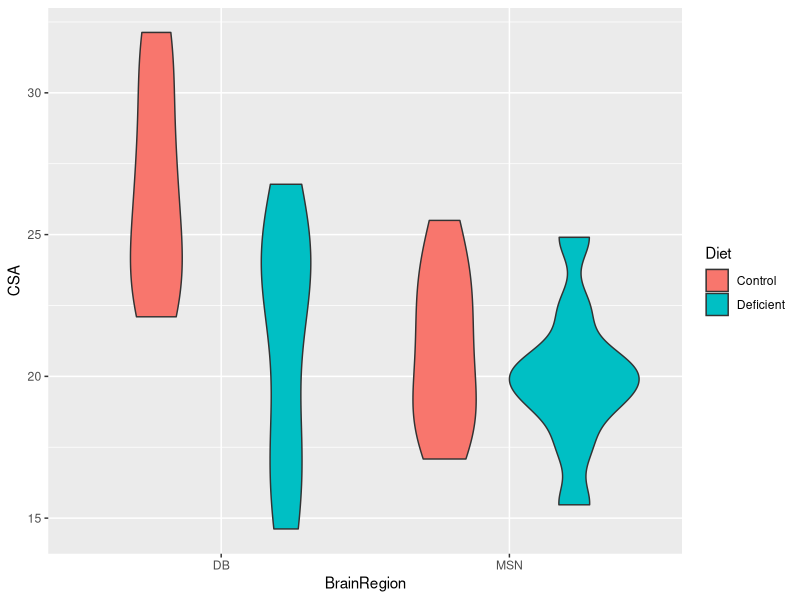
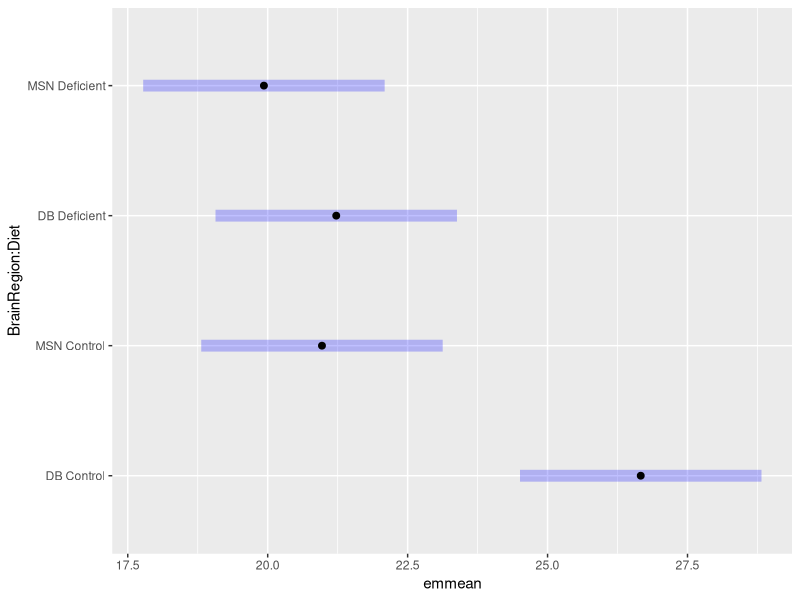
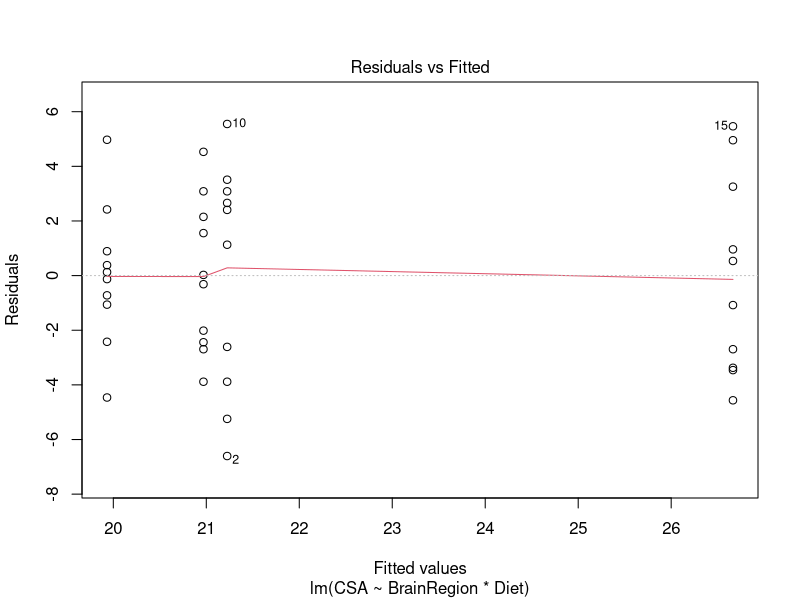
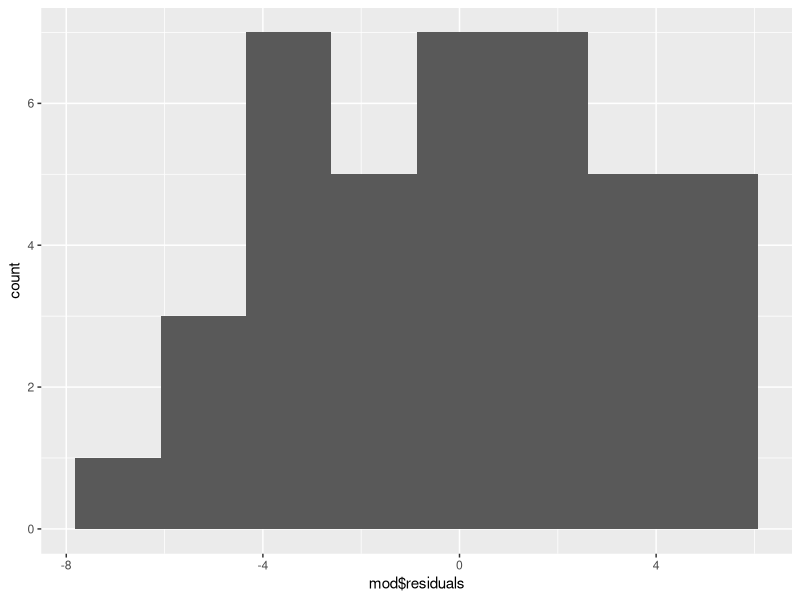
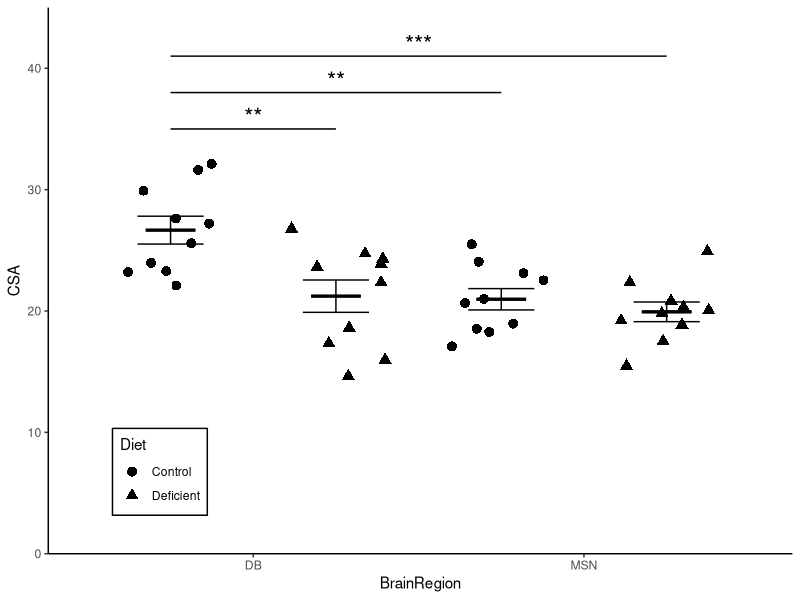
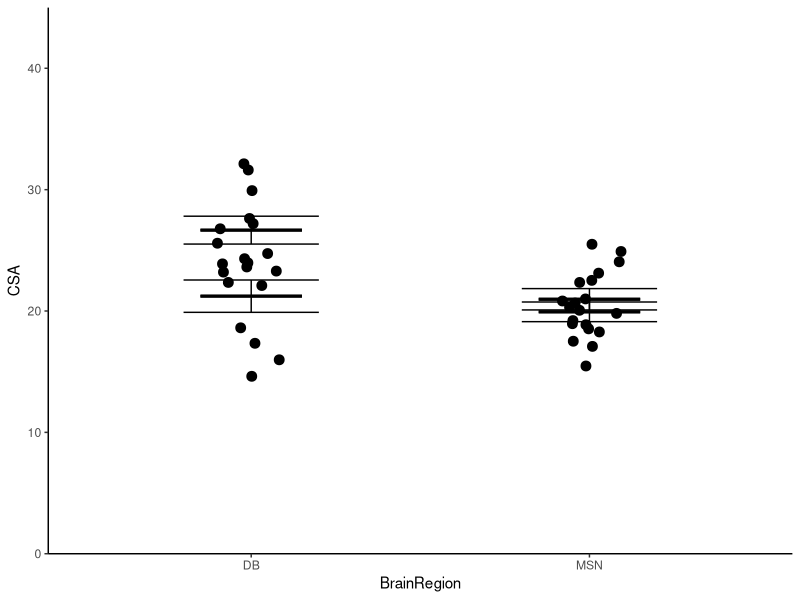
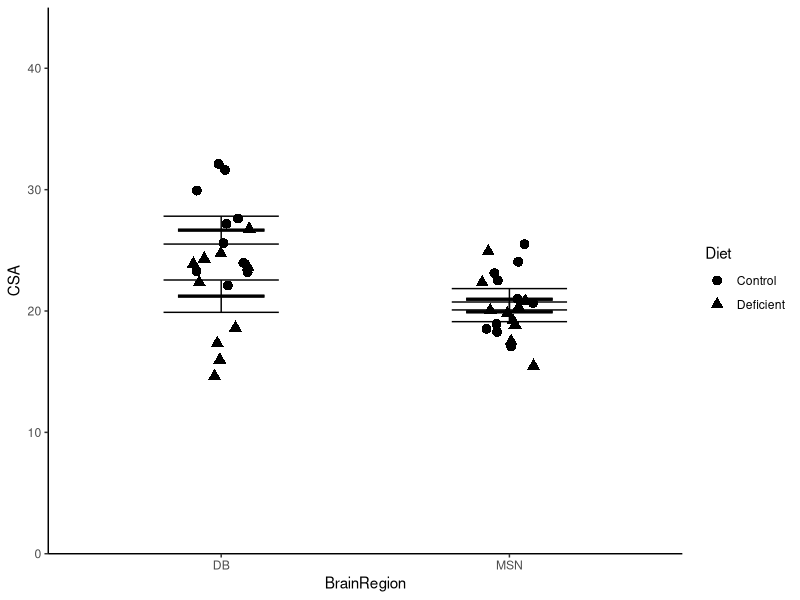
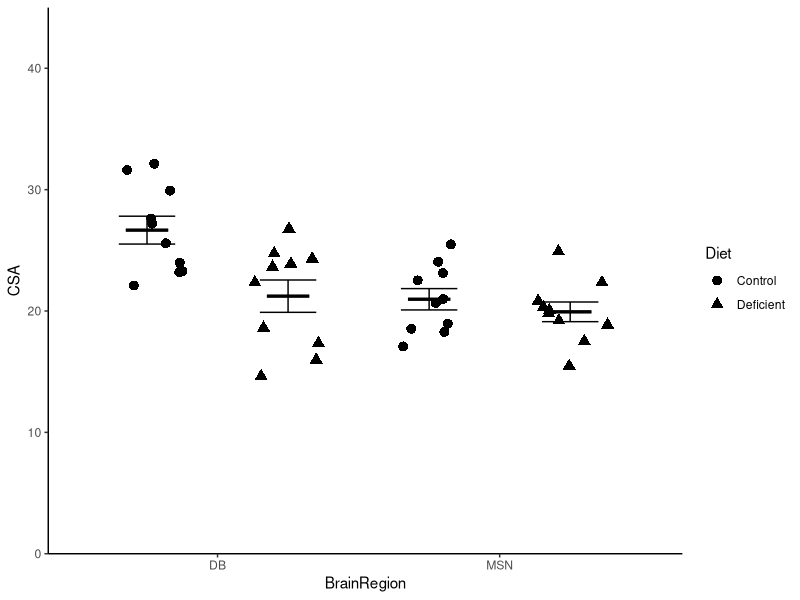

The R script that drew these images, in order:
## ---- chunk 1
#| include: false
library(tidyverse)
library(kableExtra)
## ---- chunk 2
#| include: false

#---CODING ANSWER---

# load the package
library(readxl)

excel_sheets("data-raw/neuron-csa.xlsx")
# There are two sheets in the file. Each sheet contains a different
# brain region

## ---- chunk 3
#| include: false

#---CODING ANSWER---

db <- read_excel("data-raw/neuron-csa.xlsx", sheet = "DB")
msn <- read_excel("data-raw/neuron-csa.xlsx", sheet = "MSN")
## ---- chunk 4
neuron <- bind_rows(db, msn)
## ---- chunk 5
ggplot(data = neuron, aes(x = BrainRegion, y = CSA, fill = Diet)) +
  geom_violin()
## ---- chunk 6
neuron_summary <- neuron  |> 
  group_by(BrainRegion, Diet) |> 
  summarise(mean = mean(CSA),
            std = sd(CSA),
            n = length(CSA),
            se = std/sqrt(n))

## ---- chunk 7
#| echo: false

knitr::kable(neuron_summary) |> 
  kableExtra::kable_styling()
## ---- chunk 8
mod <- lm(data = neuron, CSA ~ BrainRegion * Diet)
summary(mod)
## ---- chunk 9
anova(mod)
## ---- chunk 10
library(emmeans)
## ---- chunk 11
emmeans(mod, ~ BrainRegion * Diet) |> pairs()

## ---- chunk 12
emmeans(mod, ~ BrainRegion * Diet) |> plot()
## ---- chunk 13
#| include: false

#---CODING ANSWER-

plot(mod, which = 1)
## ---- chunk 14
#| include: false

#---CODING ANSWER-

ggplot(mapping = aes(x = mod$residuals)) + 
  geom_histogram(bins = 8)
## ---- chunk 15
#| include: false

#---CODING ANSWER-

shapiro.test(mod$residuals)
## ---- chunk 16
#| echo: false

ggplot() +
  geom_point(data = neuron, 
             aes(x = BrainRegion, y = CSA, shape = Diet),
             position = position_jitterdodge(dodge.width = 1,
                                             jitter.width = 0.3,
                                             jitter.height = 0),
             size = 3) +
  geom_errorbar(data = neuron_summary, 
                aes(x = BrainRegion, 
                    ymin = mean - se, 
                    ymax = mean + se,
                    group = Diet),
                width = 0.4, 
                position = position_dodge(width = 1)) +
  geom_errorbar(data = neuron_summary, 
                aes(x = BrainRegion, 
                    ymin = mean,
                    ymax = mean, 
                    group = Diet),
                width = 0.3, 
                linewidth = 1,
                position = position_dodge(width = 1) ) +
  scale_y_continuous(name = "CSA",
                     expand = c(0, 0),
                     limits = c(0, 45)) +
  scale_x_discrete(name = "BrainRegion") +
  # DB Control - DB Deficient **
  annotate("segment",
           x = 0.75, xend = 1.25,
           y = 35, yend = 35,
           colour = "black") +
  annotate("text",
           x = 1,  y = 36,
           label = "**", size = 6) +
  # Control.MSN - Control.DB **
  annotate("segment",
           x = 0.75, xend = 1.75,
           y = 38, yend = 38,
           colour = "black") +
  annotate("text", x = 1.25,  y = 39,
           label = "**", size = 6) +
  # DB Control - MSN Deficient  ***
  annotate("segment",
           x = 0.75, xend = 2.25,
           y = 41, yend = 41,
           colour = "black") +
  annotate("text", x = 1.5,  y = 42,
           label = "***", size = 6) +
  theme_classic() +
  theme(legend.position = "inside",
        legend.position.inside = c(0.15, 0.15),
        legend.background = element_rect(colour = "black"))

## ---- chunk 17
ggplot() +
  geom_point(data = neuron, 
             aes(x = BrainRegion, y = CSA),
             position = position_jitter(width = 0.1, height = 0),
             size = 3) +
  geom_errorbar(data = neuron_summary, 
                aes(x = BrainRegion, 
                    ymin = mean - se, 
                    ymax = mean + se),
                width = 0.4) +
  geom_errorbar(data = neuron_summary, 
                aes(x = BrainRegion, 
                    ymin = mean,
                    ymax = mean),
                width = 0.3, 
                linewidth = 1) +
  scale_y_continuous(name = "CSA",
                     expand = c(0, 0),
                     limits = c(0, 45)) +
  scale_x_discrete(name = "BrainRegion") +
  theme_classic() 

## ---- chunk 18
ggplot() +
  geom_point(data = neuron, 
             aes(x = BrainRegion, y = CSA, shape = Diet),
             position = position_jitter(width = 0.1, height = 0),
             size = 3) +
  geom_errorbar(data = neuron_summary, 
                aes(x = BrainRegion, 
                    ymin = mean - se, 
                    ymax = mean + se),
                width = 0.4) +
  geom_errorbar(data = neuron_summary, 
                aes(x = BrainRegion, 
                    ymin = mean,
                    ymax = mean),
                width = 0.3, 
                linewidth = 1) +
  scale_y_continuous(name = "CSA",
                     expand = c(0, 0),
                     limits = c(0, 45)) +
  scale_x_discrete(name = "BrainRegion") +
  theme_classic() 

## ---- chunk 19

ggplot() +
  geom_point(data = neuron, 
             aes(x = BrainRegion, y = CSA, shape = Diet),
             position = position_jitterdodge(dodge.width = 1,
                                             jitter.width = 0.3,
                                             jitter.height = 0),
             size = 3) +
  geom_errorbar(data = neuron_summary, 
                aes(x = BrainRegion, 
                    ymin = mean - se, 
                    ymax = mean + se,
                    group = Diet),
                width = 0.4,
                position = position_dodge(width = 1)) +
  geom_errorbar(data = neuron_summary, 
                aes(x = BrainRegion, 
                    ymin = mean,
                    ymax = mean,
                    group = Diet),
                width = 0.3, 
                linewidth = 1,
                position = position_dodge(width = 1)) +
  scale_y_continuous(name = "CSA",
                     expand = c(0, 0),
                     limits = c(0, 45)) +
  scale_x_discrete(name = "BrainRegion") +
  theme_classic() 

## ---- chunk 20
#| include: false

#---CODING ANSWER---

ggplot() +
  geom_point(data = neuron, 
             aes(x = BrainRegion, y = CSA, shape = Diet),
             position = position_jitterdodge(dodge.width = 1,
                                             jitter.width = 0.3,
                                             jitter.height = 0),
             size = 3) +
  geom_errorbar(data = neuron_summary, 
                aes(x = BrainRegion, 
                    ymin = mean - se, 
                    ymax = mean + se,
                    group = Diet),
                width = 0.4,
                position = position_dodge(width = 1)) +
  geom_errorbar(data = neuron_summary, 
                aes(x = BrainRegion, 
                    ymin = mean,
                    ymax = mean,
                    group = Diet),
                width = 0.3, 
                linewidth = 1,
                position = position_dodge(width = 1)) +
  scale_y_continuous(name = "CSA",
                     expand = c(0, 0),
                     limits = c(0, 45)) +
  scale_x_discrete(name = "BrainRegion") +
  # DB Control - DB Deficient **
  annotate("segment",
           x = 0.75, xend = 1.25,
           y = 35, yend = 35,
           colour = "black") +
  annotate("text",
           x = 1,  y = 36,
           label = "**", size = 6) +
  # Control.MSN - Control.DB **
  annotate("segment",
           x = 0.75, xend = 1.75,
           y = 38, yend = 38,
           colour = "black") +
  annotate("text", x = 1.25,  y = 39,
           label = "**", size = 6) +
  # DB Control - MSN Deficient  ***
  annotate("segment",
           x = 0.75, xend = 2.25,
           y = 41, yend = 41,
           colour = "black") +
  annotate("text", x = 1.5,  y = 42,
           label = "***", size = 6) +
  theme_classic() 

## ---- chunk 21
#| echo: false

#---CODING ANSWER---

# Assign the figure to a variable
fig1 <- ggplot() +
  geom_point(data = neuron, 
             aes(x = BrainRegion, y = CSA, shape = Diet),
             position = position_jitterdodge(dodge.width = 1,
                                             jitter.width = 0.3,
                                             jitter.height = 0),
             size = 3) +
  geom_errorbar(data = neuron_summary, 
                aes(x = BrainRegion, 
                    ymin = mean - se, 
                    ymax = mean + se,
                    group = Diet),
                width = 0.4, 
                position = position_dodge(width = 1)) +
  geom_errorbar(data = neuron_summary, 
                aes(x = BrainRegion, 
                    ymin = mean,
                    ymax = mean, 
                    group = Diet),
                width = 0.3, 
                linewidth = 1,
                position = position_dodge(width = 1) ) +
  scale_y_continuous(name = "CSA",
                     expand = c(0, 0),
                     limits = c(0, 45)) +
  scale_x_discrete(name = "BrainRegion") +
  # DB Control - DB Deficient **
  annotate("segment",
           x = 0.75, xend = 1.25,
           y = 35, yend = 35,
           colour = "black") +
  annotate("text",
           x = 1,  y = 36,
           label = "**", size = 6) +
  # Control.MSN - Control.DB **
  annotate("segment",
           x = 0.75, xend = 1.75,
           y = 38, yend = 38,
           colour = "black") +
  annotate("text", x = 1.25,  y = 39,
           label = "**", size = 6) +
  # DB Control - MSN Deficient  ***
  annotate("segment",
           x = 0.75, xend = 2.25,
           y = 41, yend = 41,
           colour = "black") +
  annotate("text", x = 1.5,  y = 42,
           label = "***", size = 6) +
  theme_classic() +
  theme(legend.position = "inside",
        legend.position.inside = c(0.15, 0.15),
        legend.background = element_rect(colour = "black"))

## ---- chunk 22
#| include: false

#---CODING ANSWER---

# save figure to figures/seal.png
ggsave("figures/neuron.png",
       plot = fig1,
       width = 4,
       height = 3.5,
       units = "in",
       dpi = 300)
